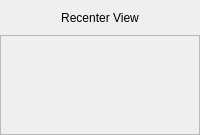
                             <widget class="QFrame" name="frame_recenter_image">
                              <property name="minimumSize">
                               <size>
                                <width>0</width>
                                <height>0</height>
                               </size>
                              </property>
                              <property name="frameShape">
                               <enum>QFrame::NoFrame</enum>
                              </property>
                              <property name="frameShadow">
                               <enum>QFrame::Raised</enum>
                              </property>
                              <layout class="QVBoxLayout" name="verticalLayout_11">
                               <property name="spacing">
                                <number>0</number>
                               </property>
                               <property name="leftMargin">
                                <number>0</number>
                               </property>
                               <property name="topMargin">
                                <number>0</number>
                               </property>
                               <property name="rightMargin">
                                <number>0</number>
                               </property>
                               <property name="bottomMargin">
                                <number>0</number>
                               </property>
                               <item>
                                <widget class="QLabel" name="label_title_recenter">
                                 <property name="minimumSize">
                                  <size>
                                   <width>0</width>
                                   <height>35</height>
                                  </size>
                                 </property>
                                 <property name="maximumSize">
                                  <size>
                                   <width>16777215</width>
                                   <height>35</height>
                                  </size>
                                 </property>
                                 <property name="styleSheet">
                                  <string notr="true"/>
                                 </property>
                                 <property name="frameShape">
                                  <enum>QFrame::NoFrame</enum>
                                 </property>
                                 <property name="text">
                                  <string>Recenter View</string>
                                 </property>
                                 <property name="alignment">
                                  <set>Qt::AlignCenter</set>
                                 </property>
                                </widget>
                               </item>
                               <item>
                                <widget class="QFrame" name="frame_image_recenter">
                                 <property name="minimumSize">
                                  <size>
                                   <width>0</width>
                                   <height>100</height>
                                  </size>
                                 </property>
                                 <property name="maximumSize">
                                  <size>
                                   <width>16777215</width>
                                   <height>280</height>
                                  </size>
                                 </property>
                                 <property name="styleSheet">
                                  <string notr="true"/>
                                 </property>
                                 <property name="frameShape">
                                  <enum>QFrame::StyledPanel</enum>
                                 </property>
                                 <property name="frameShadow">
                                  <enum>QFrame::Raised</enum>
                                 </property>
                                 <layout class="QHBoxLayout" name="horizontalLayout_22">
                                  <property name="spacing">
                                   <number>0</number>
                                  </property>
                                  <property name="leftMargin">
                                   <number>0</number>
                                  </property>
                                  <property name="topMargin">
                                   <number>0</number>
                                  </property>
                                  <property name="rightMargin">
                                   <number>0</number>
                                  </property>
                                  <property name="bottomMargin">
                                   <number>0</number>
                                  </property>
                                  <item>
                                   <widget class="QLabel" name="label_image_recenter">
                                    <property name="maximumSize">
                                     <size>
                                      <width>175</width>
                                      <height>45</height>
                                     </size>
                                    </property>
                                    <property name="mouseTracking">
                                     <bool>true</bool>
                                    </property>
                                    <property name="frameShape">
                                     <enum>QFrame::NoFrame</enum>
                                    </property>
                                    <property name="text">
                                     <string/>
                                    </property>
                                    <property name="pixmap">
                                     <pixmap>../../../../../../../../../../.designer/icon_2/VLC_Icon.svg</pixmap>
                                    </property>
                                    <property name="scaledContents">
                                     <bool>true</bool>
                                    </property>
                                    <property name="alignment">
                                     <set>Qt::AlignCenter</set>
                                    </property>
                                   </widget>
                                  </item>
                                 </layout>
                                </widget>
                               </item>
                              </layout>
                             </widget>
